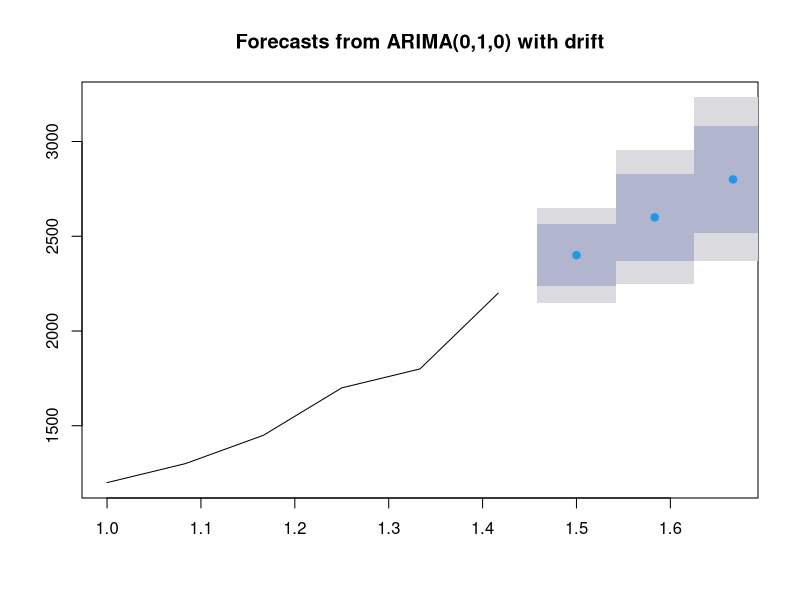

Generate this figure with R:
library(forecast)
sales_data<-data.frame(
  Month=seq(as.Date("2023-01-01"),as.Date("2023-06-01"),by="months"),
  Sales=c(1200,1300,1450,1700,1800,2200)
)
sales_ts<-ts(sales_data$Sales,frequency = 12)
arima_model<-auto.arima(sales_ts)
print(forecast(arima_model,h=3))
plot(forecast(arima_model,h=3))
